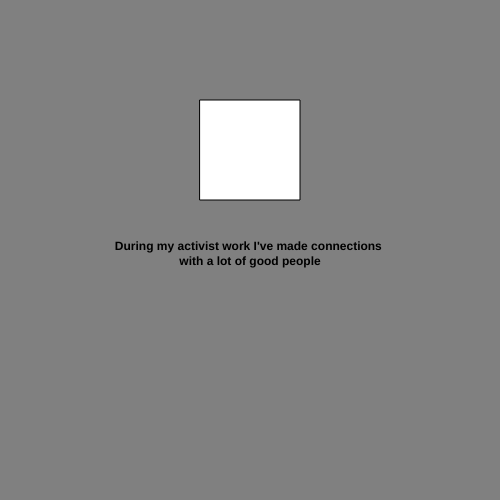
Frame 1 (no input)
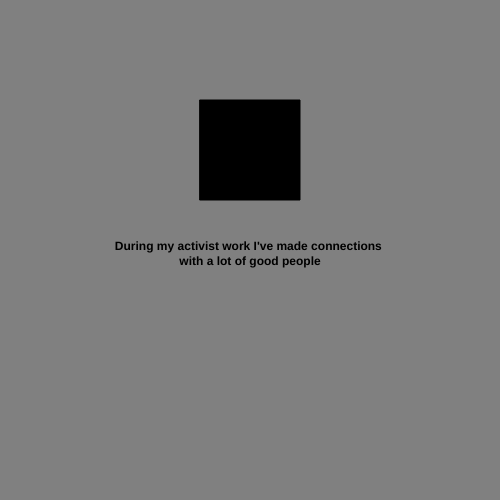
Frame 60 (no input)
Frame 120 (the mouse pressed at the canvas centre since frame 60): identical to frame 60, image omitted

The p5.js sketch that drew these frames (run headless with seeded random() and noise() and a simulated clock; from frame 60 on, the mouse is pressed at the canvas centre):

// p5.js sketch
// ── sketch.js
let state = 0;

function setup() {
  createCanvas(500, 500);
  //background("black");
  
}

function draw() {

//rect(100, 100, 100, 100);
switch(state){
  case 0:
    background ("grey");
    rect(200, 100, 100, 100);
    fill("black");
    textAlign(CENTER);
    textStyle(BOLD);
    text("During my activist work I've made connections \nwith a lot of good people", width / 2, height / 2);
    break;
    
case 1:
   
   background ("white");
   rect(200, 100, 100, 100);
   textAlign(CENTER);
   textStyle(BOLD);
   text("I just wish the circumstances weren't so grave", width / 2, height / 2);
   break;
}
}

function mouseReleased(){

  if (mouseX > 200 && mouseX < 300 && mouseY > 100 && mouseY < 200){
    state++;
  if (state > 1) state = 0;
  }
  
}
